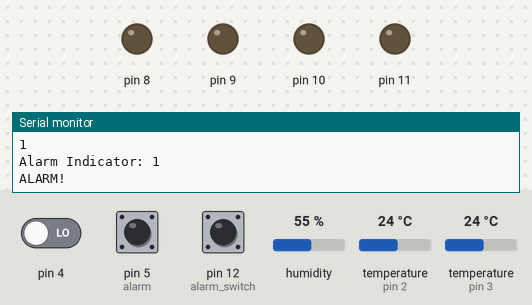
A sketch run on a simulated Arduino Uno, built with avr-gcc and run on an emulated ATmega328P. Parts: output pins drawn as LEDs (lit = HIGH), the last lines printed to the serial monitor. Inputs (shaded band) come from the test bench; at power-on: temperature (sensors on pin 2, pin 3) 24 °C, pin 4 LOW, pin 5 (alarm) HIGH, pin 12 (alarm_switch) HIGH, humidity 55 %.

Above: at 3.6 s.
3.7 s: temperature (sensor on pin 2) set to 26 °C
At 6.8 s:
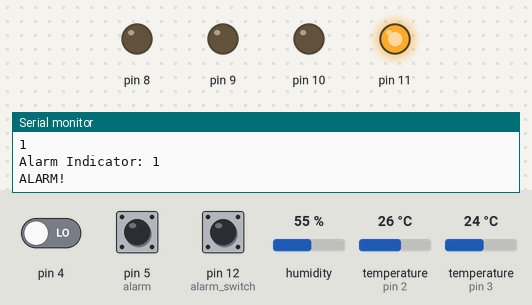
7.6 s: temperature (sensor on pin 3) set to 28 °C
At 10.6 s:
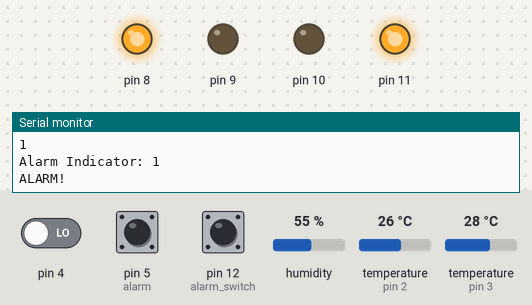
10.9 s: pin 4 driven HIGH
At 13.9 s:
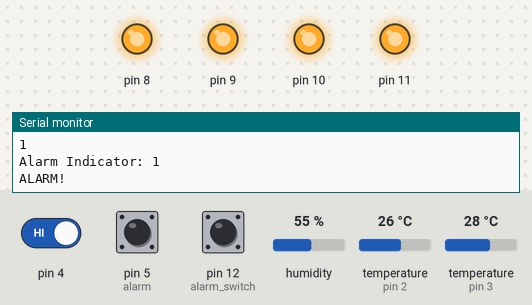
Timing chart, 0 to 15.4 s (numbered marks = the images above; inputs shaded):
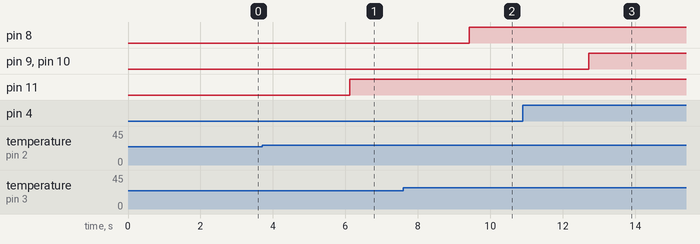

Measured:
- the behaviour switches between 24 and 25 °C on temperature (sensor on pin 2) (found by bisection; images 0 and 1)
- the behaviour switches between 26 and 27 °C on temperature (sensor on pin 3) (found by bisection; images 1 and 2)
- after the input at 3.7 s, pin 11: LOW → HIGH after 2.4 s
- after the input at 7.6 s, pin 8: LOW → HIGH after 1.8 s
- after the input at 10.9 s, pin 9, pin 10: LOW → HIGH after 1.8 s

The sketch:

serial-temperature.ino
```cpp
/*
 * Author: Przemysław Urbaniak (kyeZ)
 * Date: 01.03.2017
 * Version: 0.0.1
 * Decription:
 * Script for arduino for garage control system (mini smart home system)
 */

#include <DHT.h>
#include <OneWire.h>
#include <DallasTemperature.h>


// Data wire is plugged into port 2 on the Arduino
#define ONE_WIRE_BUS_1 3
#define DHTPIN 2
#define DHTTYPE DHT11

// Setup a oneWire instance to communicate with any OneWire devices (not just Maxim/Dallas temperature ICs)
OneWire oneWire1(ONE_WIRE_BUS_1);

// Pass our oneWire reference to Dallas Temperature.
DallasTemperature sensors(&oneWire1);
DHT dht(DHTPIN, DHTTYPE);


// the setup function runs once when you press reset or power the board
void setup() {
  Serial.begin(9600);
  Serial.println("Dallas Temperature IC Control Library Demo");

  pinMode(8, OUTPUT);
  pinMode(9, OUTPUT);
  pinMode(10, OUTPUT);
  pinMode(11, OUTPUT);

  pinMode(7, INPUT);
  pinMode(4, INPUT);
  pinMode(5, INPUT_PULLUP);

  pinMode(12, INPUT_PULLUP); //alarm switch

  // Start up the library
  sensors.begin();
  dht.begin();

  //Alarm (temp setup for gsm commands to arm and disarm alarm)
  int alarmArmed = 0;

  while(!Serial);
}

// the loop function runs over and over again forever
void loop() {

  int alarmArmed = digitalRead(12); //GSM command here

  Serial.print("Alarm Indicator: ");
  Serial.println(digitalRead(12));

  if(alarmArmed == 1 and digitalRead(5) == 1) { //alarm
      Serial.println("ALARM!");
      delay(2000);
  }

  sensors.requestTemperatures(); // Send the command to get temperatures
  float t = dht.readTemperature();  // odczyt temperatury
  float h = dht.readHumidity();     // odczyt wilgotności powietrza

  //Dallas
  Serial.println(sensors.getTempCByIndex(0));

  //dht
  Serial.print("Wilgotnosc: ");
  Serial.print(h);
  Serial.print(" % ");
  Serial.print("Temperatura: ");
  Serial.print(t);
  Serial.println(" *C");

  Serial.println(digitalRead(4));
  Serial.println(digitalRead(5));

//  if(sensors.getTempCByIndex(0) > 28){
//    for(int i=8; i<12; i++){
//      digitalWrite(i, HIGH);
//      delay(200);
//      digitalWrite(i, LOW);
//    }
//  }

//  if(digitalRead(7) == LOW){
//    digitalWrite(8, LOW);
//    delay(500);
//    digitalWrite(8, HIGH);
//  }

    if(digitalRead(4) == HIGH){
      turnAllOn();
    }else{


      if(sensors.getTempCByIndex(0) >= 27){
        digitalWrite(8, HIGH);
      }else{
        digitalWrite(8, LOW);
      }

      if(t >= 25){
        digitalWrite(11, HIGH);
      }else{
        digitalWrite(11, LOW);
      }

    }

  delay(500); //one minute
}

void turnAllOn() {
       for(int i=8; i<12; i++){
        digitalWrite(i, HIGH);
      }
}

void turnAllOff() {
      for(int i=8; i<12; i++){
        digitalWrite(i, LOW);
      }
}
```
